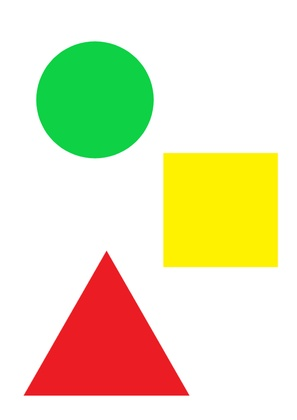
%> input picture W13/2.jpg, 297 x 420 px, shrunk from 2480 x 3508 before the run
$ octave findcircle.m   (GNU Octave 9; MATLAB toolbox functions it lacks are replaced by stand-ins)
%> lines starting %> are read from the running program, lines starting %| are printed output that depends on the picture; in (x1, y1, x2, y2) boxes, pixels count from 0 and x2, y2 are one past the last pixel; in counts of white or black regions, pixels touching at a corner belong together; the program's own positions count from 1
rgb=imread('2.jpg');
%> rgb is the input picture: size 420x297x3 uint8; mean R, G, B 231.9, 227.6, 191
imshow(rgb)
%chuyen sang gray scale
a=rgb2gray(rgb);
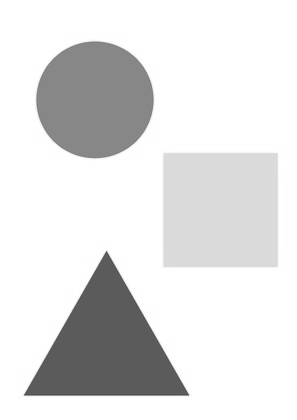
%> a: size 420x297 uint8; min 71, max 255, mean 224.7
%edge detection with Canny
bw=edge(a,'canny');
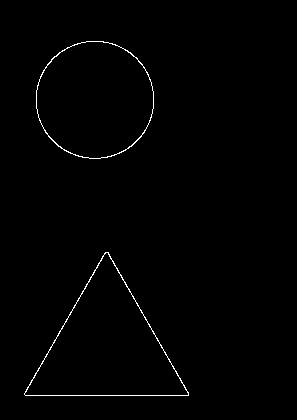
%> bw: size 420x297 logical; 0.78% white in thin lines or dots, all inside (x1, y1, x2, y2) = (24, 41, 189, 396)

%get rid of noise of less than 15 pixel
bw = bwareaopen(bw,30); %loc noise trong khoang cach 30 pixel

%fill any hole to complete a shape
bw = imfill(bw,'holes'); %fill hinh
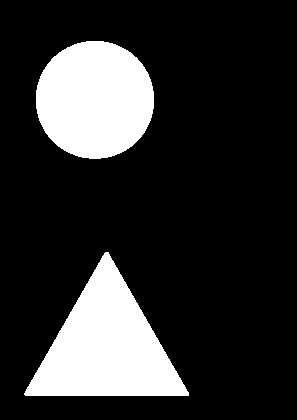
%> bw: size 420x297 logical; 18.7% white; 2 white regions, box (x1, y1, x2, y2) and area: (24, 252, 189, 396) 12306, (36, 41, 154, 159) 11011

%dien tich do matlab
%lay centroid
s  = regionprops(bw, 'centroid');
%> s = 2 regions; Centroid: [107.1 347.6], [95.5 100.4]

%lay area
dt  = regionprops(bw, 'area');
%> dt = 2 regions; Area: 12306, 11011

%lay perimeter
cv = regionprops(bw, 'perimeter');
%> cv = 2 regions; Perimeter: 489.6, 368.9
dim = size(s);
%> dim = [2 1]

%lay boundaries X,Y
boundaries = bwboundaries(bw);
%> boundaries = 2 boundaries; box (x1, y1, x2, y2) and points: (24, 252, 189, 396) 453, (36, 41, 154, 159) 335

for k=1:dim(1)
    b= boundaries{k};
    dim = size(b);

    %Calculate the khoang cach tu centroid to each point at the boundaries
    for i=1:dim(1)
        khoangcach{k}(1,i) = sqrt ((b(i,2) - s(k).Centroid(1))^2 + (b(i,1) - s(k).Centroid(2))^2 );
    end

    %detemine the max and min khoang cach
    a=max(khoangcach{k});
    b=min(khoangcach{k});

    %get the area from the prop command
    %this is the area based on the number of pixels in the shape
    c=dt(k).Area;
    d=cv(k).Perimeter;

    %dien tich
    %pi*R^2
    tron = round(pi*a^2);

     if ((abs(c-tron)/c)<0.1)
            text(s(k).Centroid(1),s(k).Centroid(2),'circle')
     end
end
%> this loop made 2 passes
%> (dim, a, c, d, tron) on passes 1 to 2: ([453 2], 95.15, 12306, 489.6, 28440), ([335 2], 59.32, 11011, 368.9, 11057)
%> after the loop, khoangcach = 2 items
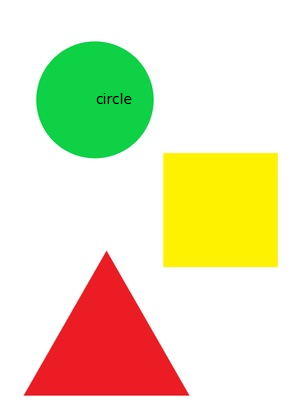
%> figure redrawn from the program's plot data

$ run again, with W13/1.jpg copied over W13/2.jpg
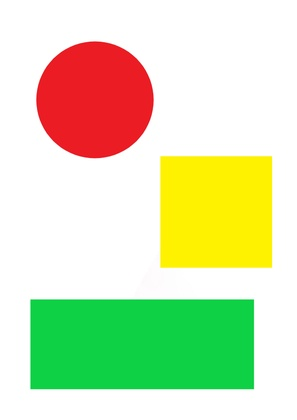
%> input picture W13/1.jpg, 297 x 420 px, shrunk from 2480 x 3508 before the run
%> rgb is the input picture: size 420x297x3 uint8; mean R, G, B 214.1, 226.5, 180.6
%> `bw = imfill(bw,'holes');`:
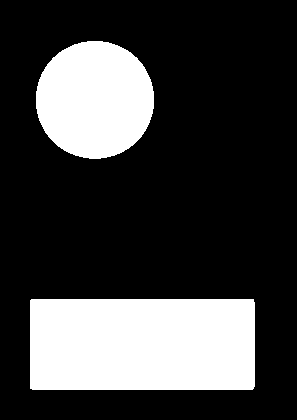
%> bw: size 420x297 logical; 25.2% white; 2 white regions, box (x1, y1, x2, y2) and area: (30, 299, 255, 390) 20465, (36, 41, 154, 159) 10988
%> s = 2 regions; Centroid: [143 345], [95.5 100.4]
%> dt = 2 regions; Area: 20465, 10988
%> cv = 2 regions; Perimeter: 611.6, 368.6
%> `dim = size(s);`: dim = [2 1]
%> boundaries = 2 boundaries; box (x1, y1, x2, y2) and points: (30, 299, 255, 390) 624, (36, 41, 154, 159) 335
%> the loop `for k=1:dim(1)` made 2 passes
%> (dim, a, c, d, tron) on passes 1 to 2: ([624 2], 120.3, 20465, 611.6, 45476), ([335 2], 59.34, 10988, 368.6, 11061)
%> after the loop `for k=1:dim(1)`: khoangcach = 2 items
%> after the loop `for k=1:dim(1)`:
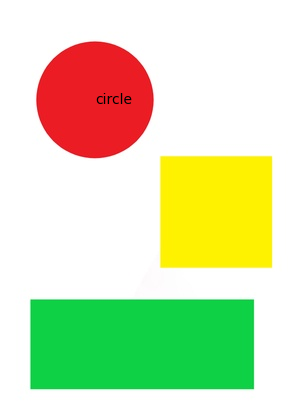
%> figure redrawn from the program's plot data
